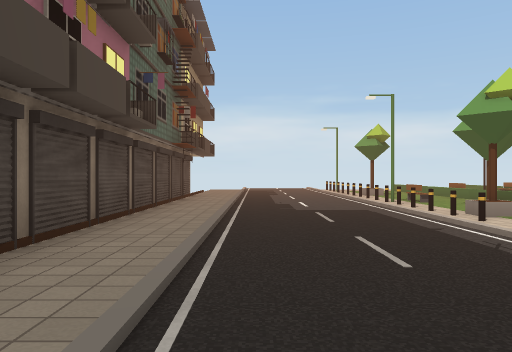
view 1 (above)

22 first-person views from a walk through a scene from a Unity 3-D project. The camera is 1.5 m above the floor, looks level and sees 70° across. The floor is counted in squares, 2 m on a side. Each view is taken from the middle of a square. On the plan, view 1 faces up. The plan holds only what a view shows up to about 11 squares ahead; the rest is blank. The place goes on beyond the plan. The player character is not drawn. Some surface patterns are stand-ins.

view 2
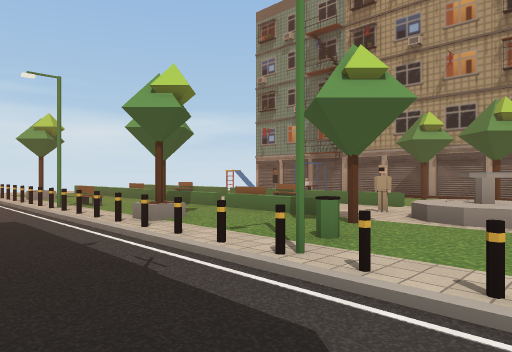

view 3
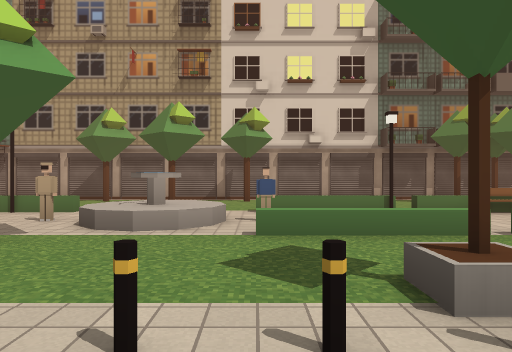

view 4
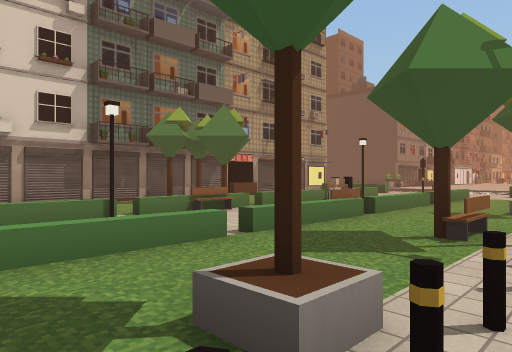

view 5
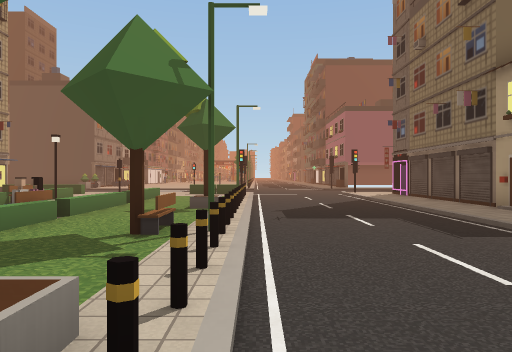

view 6
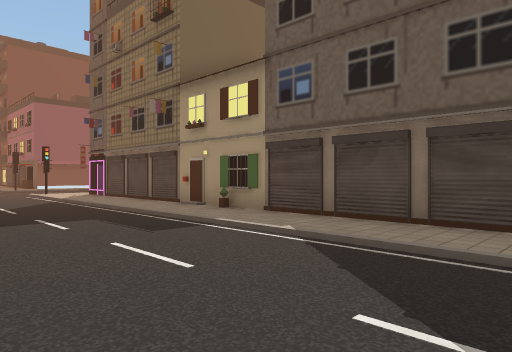

view 7
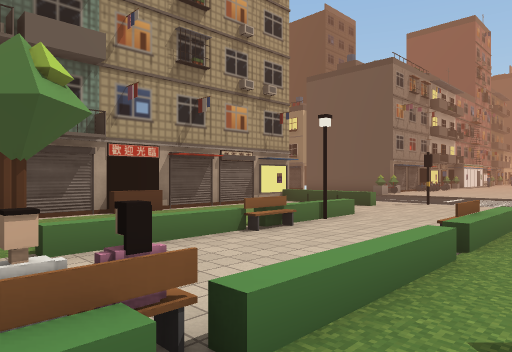

view 8
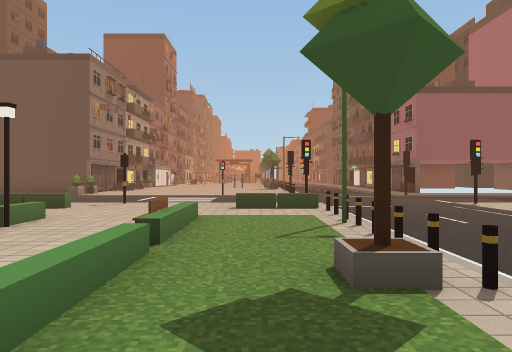

view 9
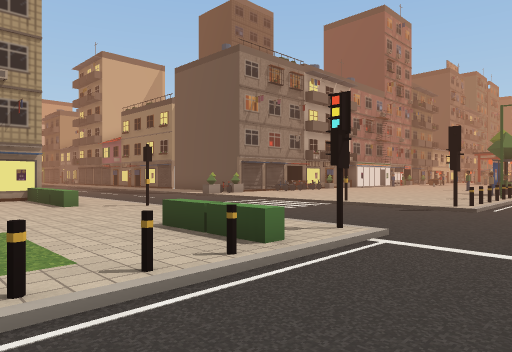

view 10
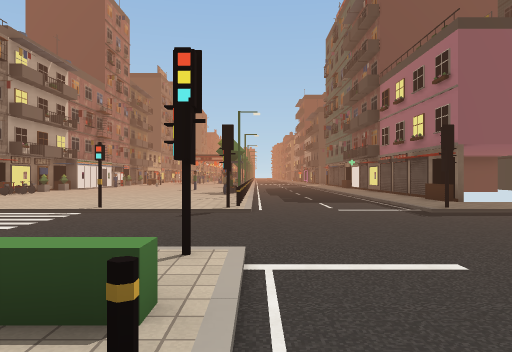

view 11
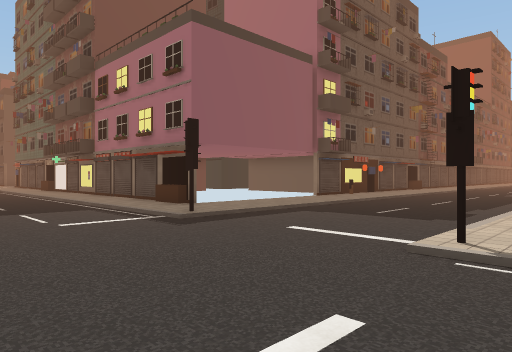

view 12
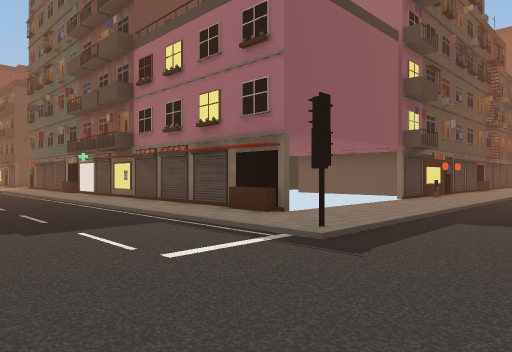

view 13
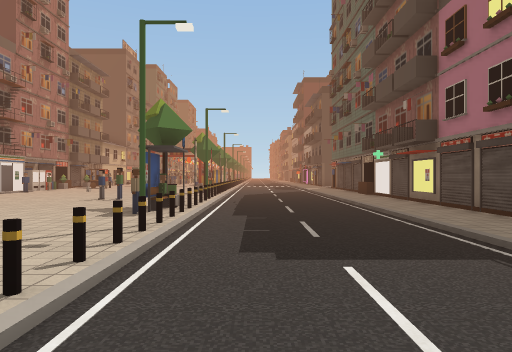

view 14
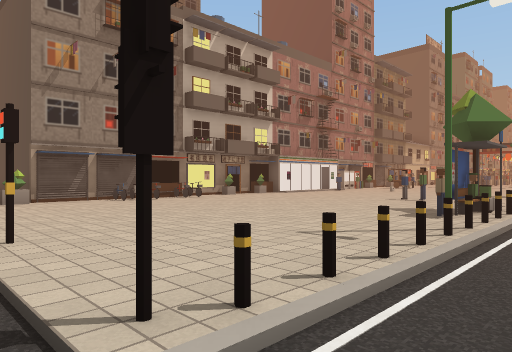

view 15
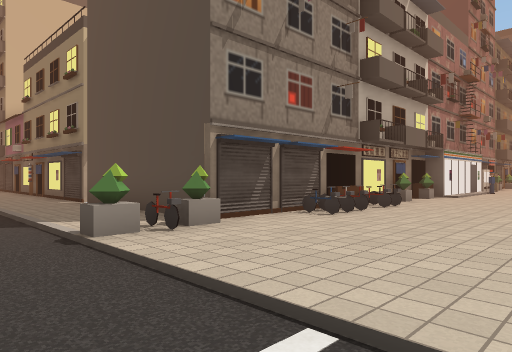

view 16
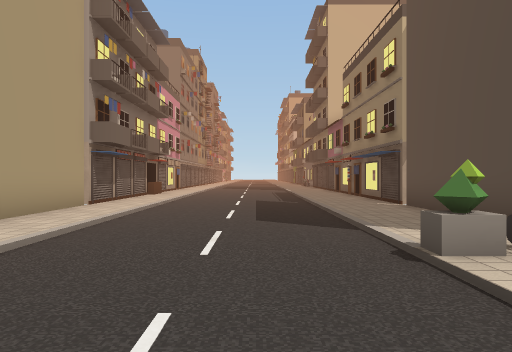

view 17
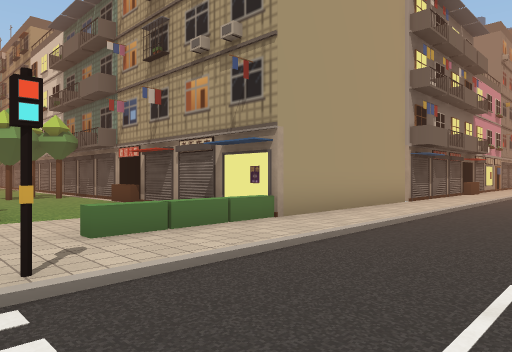

view 18
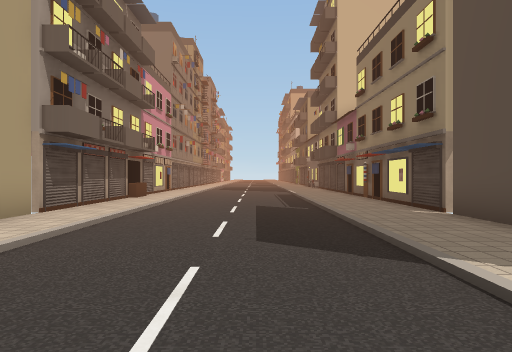

view 19
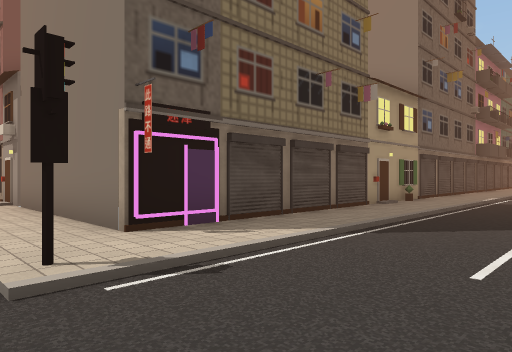

view 20
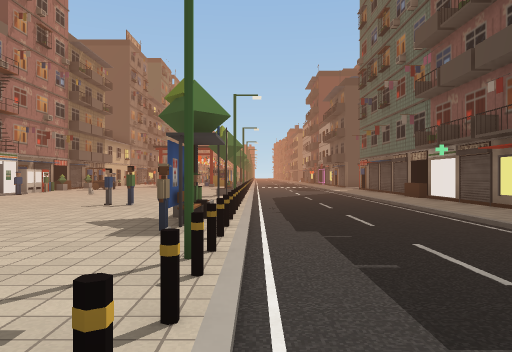

view 21
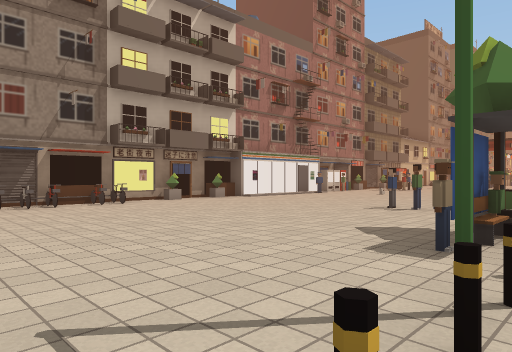

view 22
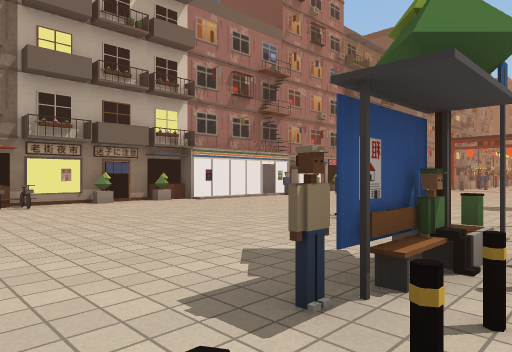

### Floor plan
Key: @ floor where view 1 was taken; # wall or solid block; x gap in a wall; . main floor; - floor 0.25 m lower than the main floor; / step, stairs or slope; = window, fence, low wall or low ledge; ^ raised ledge; O other object.
Columns run from 8 left of view 1 to 22 right of it. Each row starts with its distance up from view 1.
 13            /#
 12            /..
 11      #..---/..x
 10      ##.---/#..
  9      ##.---/#.=
  8      #..---/..=  =   #
  7      ##.---/..x  .   #
  6      ##.---/#.x  ^  .#
  5      #..---/..=..^...#
  4      ##.---/..#...  .#
  3       #.---/#..==  #.#
  2       ..---/...//....#
  1        .---/..=.#....#
  0      ##.@--/#.=  ^   #
 -1      #..---/..=  ^   #
 -2      ##.---/.... ... #
 -3      ##.---//.=..x ..#
 -4      #..---/#.^..x # #
 -5      ##.---/..x..=.. #
 -6      ##.---/..=..^...#
 -7      #..---/#.=..^...#
 -8      ##.---/.....=...#
 -9      ##.---/..=......#
-10      #..---/#.=..^...#
-11      ##.---/.........#
-12       #.---/........O#
-13 #######.---/^^....^^^#####x####
-14   .....#---//....#.............
-15 --------------  ---------------
-16 -------------------------------
-17 -------------------------------
-18 -------------------------------
-19 .......#---/#.#.....#..........
-20 ........---/........x.......O..
-21 #     #.---/........ #####x####
-22       #.---/.........#
-23       #.---/#.......^#
-24      ##.---/........##
-25      #..---/#.......##
-26      ##.---/#........#
-27       O.---/........##
-28      #..---/#.#.....##
-29      ##.---/#.......#
-30       #.---/........#
-31       #.---//......

Where each view was taken, in squares from view 1:
view 1: 0 up, 0 right, facing up
view 2: 1 up, 1 right, facing up-right
view 3: 1 up, 2 right, facing right
view 4: 1 up, 3 right, facing down-right
view 5: 1 up, 3 right, facing down
view 6: 1 up, 3 right, facing down-left
view 7: 4 down, 5 right, facing down-right
view 8: 4 down, 5 right, facing down
view 9: 10 down, 1 right, facing down-right
view 10: 11 down, 3 right, facing down
view 11: 13 down, 3 right, facing down-left
view 12: 16 down, 3 right, facing down-left
view 13: 18 down, 2 right, facing down
view 14: 18 down, 2 right, facing down-right
view 15: 17 down, 8 right, facing down-right
view 16: 17 down, 9 right, facing right
view 17: 17 down, 8 right, facing up-right
view 18: 17 down, 11 right, facing right
view 19: 15 down, 2 right, facing up-left
view 20: 20 down, 3 right, facing down
view 21: 21 down, 3 right, facing down-right
view 22: 23 down, 3 right, facing down-right
